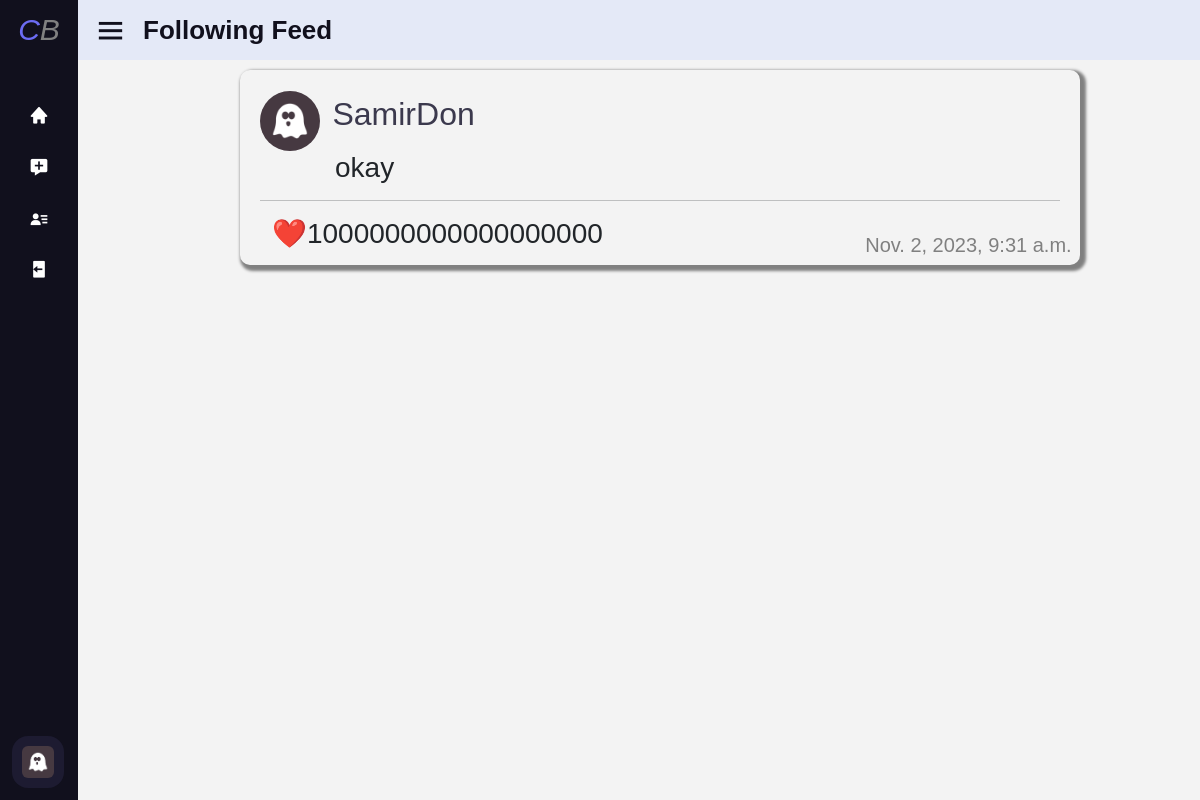
The page /following (signed in) on the database its author committed.
### network/models.py (models this page shows, shortened)
class User(AbstractUser):
    default_pfp_location = f"pfp/defaults/{random.randrange(1,10)}.png"
    follower = models.TextField(default="", null=True)
    following = models.TextField(default="", null=True)
    bio = models.TextField(default="", null=True)
    pfp = models.ImageField(upload_to=f'pfp',blank=True, null=True)
    def_pfp = models.ImageField(default=default_pfp_location)
    def get_pfp(self):
        if self.pfp:
            return self.pfp
        else:
            return self.def_pfp

class Post(models.Model):
    user = models.ForeignKey(User, on_delete=models.CASCADE)
    content = models.TextField()
    creation_date = models.DateTimeField(auto_now_add=True)
    likes = models.IntegerField(default=0)
    edited = models.BooleanField(default=False)
    likers = models.TextField(default="", null=True)

### network/views.py (the view)
# urls.py: path("following", views.followingfeed, name="followingfeed"),
@login_required(login_url=LOGIN_URL )
def followingfeed(request):
    logged_user = User.objects.get(id= request.user.id)
    following_list = logged_user.following.split(",")
    if "" in following_list:
        following_list.remove("")
    try:
        all_feed = Post.objects.filter(user=following_list[0]).order_by('-creation_date')
        for i in following_list:
            all_feed = list(chain(all_feed, Post.objects.filter(user=int(i)).order_by('-creation_date')))
    except:
        all_feed=[]
    return render(request, "network/following.html",{
        "posts" : all_feed,
        "pagename" : "Following Feed"
    })

### network/templates/network/following.html (shortened to what this page needs)
{% extends "network/layout.html" %}
{% load static %}
{% block body %}
{% include "network/post.html" %}
{% endblock %}

### network/templates/network/layout.html (shortened to what this page needs)
{% load static %}
<!DOCTYPE html>
<html lang="en">
    <head>
        <link
        href="https://cdn.jsdelivr.net/npm/bootstrap@5.0.0/dist/css/bootstrap.min.css"
        rel="stylesheet"
      />
        <link href="{% static 'network/styles.css' %}" rel="stylesheet">
        <link href='https://unpkg.com/boxicons@2.0.7/css/boxicons.min.css' rel='stylesheet'>
    </head>
    <body>
          <div class="sidebar close">
            <div class="logo-details" onclick="goindex()">
              <i><span style="color: rgb(108, 108, 243);">C</span><span style="color: gray;">B</span></i>
            </div>
            <ul class="nav-links">
              <li>
                <a href="{% url 'index' %}">
                  <i class='bx bxs-home' ></i>
                </a>
              </li>
              {% if user.is_authenticated %}
              <li>
                <a href="{% url 'newpost' %}">
                  <i class='bx bxs-message-add' ></i>
                </a>
              </li>
              <li>
                <a href="{% url 'followingfeed' %}">
                  <i class='bx bxs-user-detail'></i>
                </a>
              </li>
              <li>
                <a href="{% url 'logout' %}">
                  <i class='bx bxs-log-out' ></i>
                </a>
              </li>
              <li>
                {% endif %}
            <div class="profile-details">
              <div class="profile-content" {% if user.is_authenticated %} onclick="location.replace(`{% url "userpage" user.username %}`)" {% else %} onclick="location.replace(`{% url "login" %}`)" {% endif %}>
                {% if user.is_authenticated %}
                <img src="{{ user.get_pfp.url }}" alt="profileImg">
                {% else %}
                <img src="{% static "network/login.png" %}" alt="profileImg">
                {% endif %}
              </div>
            </div>
          </li>
        </ul>
          </div>
          <section class="home-section">
            <div class="home-content">
              <i class='bx bx-menu' ></i>
              <span class="text">{{ pagename }}</span>
            </div>
          </section>
        <div class="body">
            {% block body %}
            {% endblock %}
        </div>
    </body>
</html>

### network/templates/network/post.html (shortened to what this page needs)
{% if posts %}
    {% for post in posts %}
        <div class="post" style="position: relative;" onclick="gopostpage(`{{ post.id }}`)">
            <a href="{% url "userpage" post.user.username %}"><span><img class="profile-pic" src="{{ post.user.get_pfp.url }}" alt="pfp" ></span>
            <span class="username">{{ post.user.username }}</span></a>
            <h3 id="post-content-{{post.id}}" style="margin-left: 75px">{{ post.content }}</h3>
            <hr>
            <ul class="likeul">
                <li style="margin-right: 20px">
                    <h3 id="likeButton{{ post.id }}" ><a onclick="likepost(`{{ post.id }}`)" >❤️ </a></h3>
                </li>
                <li>
                    <h3 id="likes{{ post.id }}">{{ post.likes }}</h3>
                </li>
                <li>
                    <h5 style="position:absolute; bottom:0; right:0; margin-right: 1%">{{ post.creation_date }}</h5>
                </li>
            </ul>
        </div>
    {% endfor %}
        {% else %}
            <center><h1 style="color: red; font-weight: Bolder; font-size: 900%;padding: 70px 0;">No posts :(</h1></center>
    {% endif %}

### network/static/network/styles.css (style rules this page uses)
body { background: #f3f3f3; }
.profile-pic { width: 60px; height: 60px; border-radius: 50%; object-fit: contain; background-color: #E0E0E0; }
.post { margin: 10px auto; margin-left: 20%; padding: 20px; border: black 2px hidden; box-shadow: 3px 3px 3px 3px gray; max-width: 70%; border-radius: 10px; }
h5 { font-weight: lighter; color: gray; }
.likeul li { display: inline; float: left; margin-bottom: -10px; margin-left: -20px; cursor: pointer; }
a, a:focus, a:active { text-decoration: none; color: rgb(56, 88, 117)(0, 132, 255); }
* { margin: 0; padding: 0; box-sizing: border-box; font-family: 'Poppins', sans-serif; }
.sidebar { position: fixed; top: 0; left: 0; height: 100%; width: 260px; background: #11101d; z-index: 100; transition: all 0.5s ease; }
.sidebar.close { width: 78px; }
.sidebar .logo-details { height: 60px; width: 100%; display: flex; align-items: center; cursor: pointer; }
.sidebar .logo-details i { font-size: 30px; color: #fff; height: 50px; min-width: 78px; text-align: center; line-height: 50px; }
.sidebar .nav-links { height: 100%; padding: 30px 0 150px 0; overflow: auto; }
.sidebar.close .nav-links { overflow: visible; }
.sidebar .nav-links li { position: relative; list-style: none; transition: all 0.4s ease; }
.sidebar .nav-links li i { height: 50px; min-width: 78px; text-align: center; line-height: 50px; color: #fff; font-size: 20px; cursor: pointer; transition: all 0.3s ease; }
.sidebar .nav-links li a { display: flex; align-items: center; text-decoration: none; }
.sidebar .profile-details { position: fixed; bottom: 0; width: 260px; display: flex; align-items: center; justify-content: space-between; background: #1d1b31; padding: 12px 0; transition: all 0.5s ease; cursor: pointer; }
.sidebar.close .profile-details { background: none; }
.sidebar.close .profile-details { width: 78px; }
.sidebar .profile-details .profile-content { display: flex; align-items: center; }
.sidebar .profile-details img { height: 52px; width: 52px; object-fit: cover; border-radius: 16px; margin: 0 14px 0 12px; background: #1d1b31; transition: all 0.5s ease; }
.sidebar.close .profile-details img { padding: 10px; }
.home-section { position: relative; background: #E4E9F7; left: 260px; transition: all 0.5s ease; }
.sidebar.close ~ .home-section { left: 78px; width: calc(100% - 78px); }
.home-section .home-content { height: 60px; display: flex; align-items: center; }
.home-section .home-content .bx-menu, .home-section .home-content .text { color: #11101d; font-size: 35px; }
.home-section .home-content .bx-menu { margin: 0 15px; cursor: pointer; }
.home-section .home-content .text { font-size: 26px; font-weight: 600; }
.username { color: #3b394d; margin-left: 1%; font-size: xx-large; }

### rows shown on the page
User: get_pfp (picture)
Post: user.get_pfp (picture), user.username "SamirDon", content "okay", likes "1000000000000000000", creation_date "Nov. 2, 2023, 9:31 a.m."

### other values the page prints
{{ pagename }} "Following Feed"
